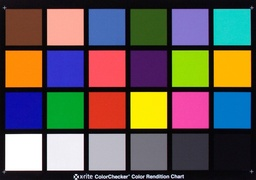
#> input picture test-task/img.jpg, 256 x 180 px, shrunk from 931 x 653 before the run
$ jupyter execute test_task.ipynb
#> lines starting #> are read from the running program, lines starting #| are printed output that depends on the picture; after the words box and inside, x2 and y2 are one past the last pixel; in counts of white or black regions, pixels touching at a corner belong together
[cell 1]
import cv2
import numpy as np
from matplotlib import pyplot as plt

[cell 2]
def check_on_boundries(colour, dim, bin_size):
    for i in range(dim):
        if bin_size * i <= colour < bin_size * (i+1):
            return i

[cell 3]
def count_gch(img, width, height, dim, bin_size):
    #Размерность: red, blue, green
    hist = np.zeros((dim, dim, dim)).astype(int)

    for x in range(width):
        for y in range(height):
            colour = img[x,y]
            red_bin = check_on_boundries(int(colour[0]), dim, bin_size)
            green_bin = check_on_boundries(int(colour[1]), dim, bin_size)
            blue_bin = check_on_boundries(int(colour[2]), dim, bin_size)
            hist[red_bin][green_bin][blue_bin] += 1

    return hist

[cell 4]
def show_image(img, title, cmap = "gray"):
    plt.imshow(img, cmap)
    plt.title(title)
    plt.show()

[cell 5]
def main():
    dim = int(input("Enter dimension:"))
#> the answer given: 3

    img = cv2.imread("img.jpg")
#> img is the input picture: shape (180, 256, 3); mean B, G, R 85.3, 90.6, 100.6

    CHANNEL_MAX = 256
    CHANNELS = 3
    BIN_SIZE = CHANNEL_MAX / dim
    WIDTH = img.shape[0]
#> WIDTH = 180
    HEIGTH = img.shape[1]
#> HEIGTH = 256
    BLUR_KERNEL = 11
    CONTOUR_COLOUR = (150, 150, 150)
    CONTOUR_THICKNESS = 2
    KERNEL_SIZE = 9
    THRESH = 20
    T_LOWER = 30
    T_UPPER = 200
    ALL_EDGES = -1

    #Применяем размытие
    blured = cv2.blur(img,(BLUR_KERNEL, BLUR_KERNEL))
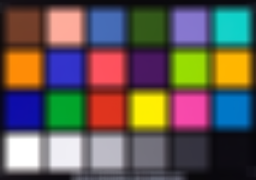
#> blured: shape (180, 256, 3); mean B, G, R 85.4, 90.7, 100.7

    #Фильтр черно-белого
    gray = cv2.cvtColor(blured, cv2.COLOR_BGR2GRAY)
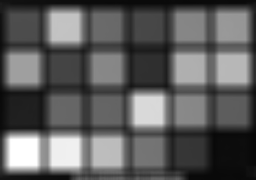
#> gray: shape (180, 256); min 7, max 255, mean 93.1

    #Пороговая бинаризация
    threshold, binarized = cv2.threshold(gray, THRESH, CHANNEL_MAX - 1, cv2.THRESH_BINARY)
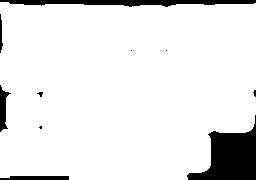
#> binarized: shape (180, 256); 91% white; 10 black regions (5 under 20 px), largest, box (x1, y1, x2, y2) and area: (187, 115, 256, 180) 2370, (0, 0, 256, 7) 1159, (0, 85, 11, 132) 260, (0, 176, 69, 180) 256, (0, 14, 3, 53) 72
#> threshold = 20

    #Нахождение контуров
    contours = cv2.Canny(binarized, T_LOWER, T_UPPER)
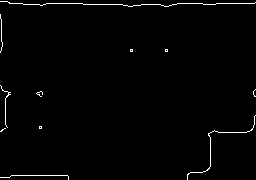
#> contours: shape (180, 256); 1.3% white in thin lines or dots
    edges, hierarchy = cv2.findContours(contours, cv2.RETR_EXTERNAL, cv2.CHAIN_APPROX_SIMPLE)
#> edges = 11 contours, all with area under 20

    #Отрисовываем контуры на пустом изображении
    empty = np.zeros((WIDTH, HEIGTH, CHANNELS), dtype=np.uint8)
    masked = cv2.drawContours(empty, edges, ALL_EDGES, CONTOUR_COLOUR, CONTOUR_THICKNESS)
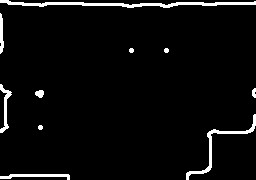
#> masked: shape (180, 256, 3); values 0 (black) and 150 (white), 4.1% white; 10 white regions, largest, box (x1, y1, x2, y2) and area: (0, 0, 256, 8) 807, (186, 114, 256, 180) 405, (0, 174, 70, 180) 222

    show_image(img, 'Original', None)
    show_image(blured, 'Blurred', None)
    show_image(gray, 'Black And White')
    show_image(binarized, 'Binarized Threshold')
    show_image(masked, 'Masked')

    #Вычисляем две гистограммы
    print("Histogram is counting...\n")
    print(f'Original hist:\n'
          f'{count_gch(img, WIDTH, HEIGTH, dim, BIN_SIZE)}\n\n')
#| Original hist:
#| [[[16012  1645  1279]
#|   [ 2575   186  1371]
#|   [    0  1293  2557]]
#|  [[ 2748    70  1958]
#|   [  273  1591   558]
#|   [    0     0  1009]]
#|  [[ 1361     0   421]
#|   [ 2435  1343    29]
#|   [ 1293     9  4064]]]

    print("Histogram is counting...\n")
    print(f'Masked hist:\n'
          f'{count_gch(masked, WIDTH, HEIGTH, dim, BIN_SIZE)}')
#| Masked hist:
#| [[[44185     0     0]
#|   [    0     0     0]
#|   [    0     0     0]]
#|  [[    0     0     0]
#|   [    0  1895     0]
#|   [    0     0     0]]
#|  [[    0     0     0]
#|   [    0     0     0]
#|   [    0     0     0]]]
